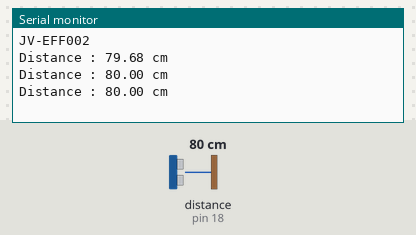
Simulated run of this sketch. Board: Arduino Uno, built with avr-gcc and run on an emulated ATmega328P. Parts: the last lines printed to the serial monitor. Wiring (inferred from the names in the program): ultrasonic range finder: trigger pin 5; echo pin 18. Inputs (shaded band) come from the test bench; at power-on: distance to the obstacle (sensor on pin 18) 80 cm. The echo pulse lasts 58.3 µs per cm.

Above: at 1.7 s.
1.8 s: distance to the obstacle (sensor on pin 18) set to 2 cm
At 2.4 s:
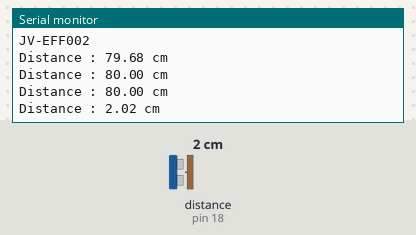
3.3 s: distance to the obstacle (sensor on pin 18) set to 4 cm
At 3.9 s:
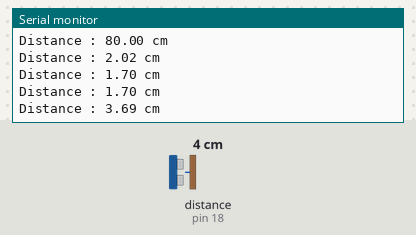
Timing chart, 0 to 6.3 s (numbered marks = the images above; inputs shaded):
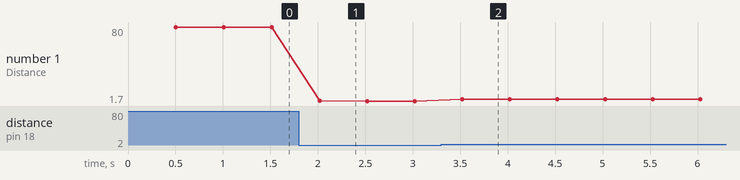

Measured:
- after the input at 1.8 s, the serial monitor: prints a new line after 0.22 s (image 1)
- after the input at 3.3 s, the serial monitor: prints a new line after 0.22 s (image 2)
- plotted number 1: 80 → 1.7 after the input at 1.8 s, 1.7 → 3.69 after the input at 3.3 s

The sketch:

test_hcsr04.ino
```cpp
// Test HC-SR04 - Jarvis Victor
// Trig = GPIO5, Echo = GPIO18 (adapté du schéma officiel)

const int trigPin = 5;
const int echoPin = 18;

void setup() {
  Serial.begin(115200);        // 1) ouvrir le port série EN PREMIER
  delay(500);                  // petite attente pour que la liaison soit prête
  Serial.println("JV-EFF002"); // 2) puis envoyer le marqueur

  pinMode(trigPin, OUTPUT);
  pinMode(echoPin, INPUT);
}

void loop() {
  // Envoyer une impulsion de 10µs sur Trig
  digitalWrite(trigPin, LOW);
  delayMicroseconds(2);
  digitalWrite(trigPin, HIGH);
  delayMicroseconds(10);
  digitalWrite(trigPin, LOW);

  // Mesurer la durée de l'écho (en microsecondes)
  long duration = pulseIn(echoPin, HIGH, 30000); // timeout 30ms

  if (duration == 0) {
    Serial.println("Pas d'écho reçu");
  } else {
    // Distance = (durée x vitesse du son) / 2 (aller-retour)
    float distance = duration * 0.0343 / 2; // en cm
    Serial.print("Distance : ");
    Serial.print(distance);
    Serial.println(" cm");
  }

  delay(500); // une mesure toutes les 0,5 s
}
```
